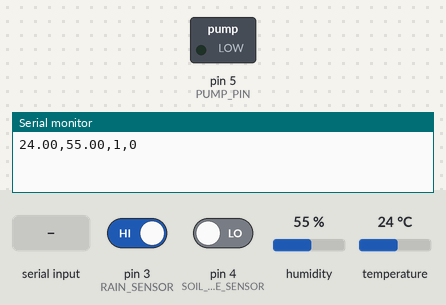
Bench run of a sketch on a simulated Arduino Uno, built with avr-gcc and run on an emulated ATmega328P. Shown: switched loads named in the sketch (green lamp = pin HIGH), the last lines printed to the serial monitor. The inputs (shaded band) are chosen by the test bench; at power-on: pin 3 (RAIN_SENSOR) HIGH, pin 4 (SOIL_MOISTURE_SENSOR) LOW, humidity 55 %, temperature 24 °C.

Above: at 1.2 s.
1.3 s: "1" received over Serial
At 2.8 s:
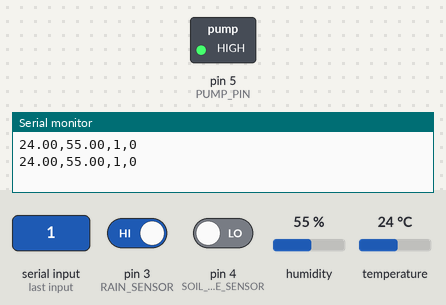
3.5 s: "0" received over Serial
At 5.2 s:
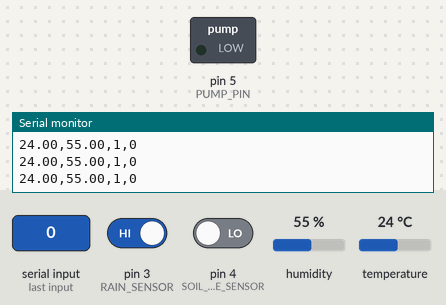
Timing chart, 0 to 6.7 s (numbered marks = the images above; inputs shaded):
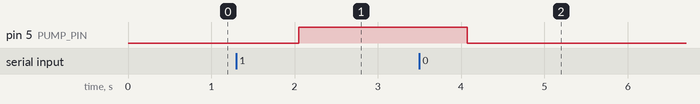

The sketch:

ARDUINO.ino
```cpp
#include <DHT.h>

#define DHTPIN 2
#define DHTTYPE DHT11
DHT dht(DHTPIN, DHTTYPE);

#define RAIN_SENSOR 3
#define SOIL_MOISTURE_SENSOR 4
#define PUMP_PIN 5  // Relay connected to pin 5

void setup() {
  Serial.begin(115200);
  dht.begin();
  pinMode(RAIN_SENSOR, INPUT);
  pinMode(SOIL_MOISTURE_SENSOR, INPUT);
  pinMode(PUMP_PIN, OUTPUT);
  digitalWrite(PUMP_PIN, LOW);  // Ensure pump is off initially
}

void loop() {
  float temperature = dht.readTemperature();
  float humidity = dht.readHumidity();
  int rain = digitalRead(RAIN_SENSOR);
  int soil = digitalRead(SOIL_MOISTURE_SENSOR);

  // Sending Data to ESP8266
  Serial.print(temperature); Serial.print(",");
  Serial.print(humidity); Serial.print(",");
  Serial.print(rain); Serial.print(",");
  Serial.print(soil);
  Serial.println();

  // Receive pump control command from ESP8266
  if (Serial.available()) {
    char command = Serial.read();
    if (command == '1') digitalWrite(PUMP_PIN, HIGH); // Turn ON pump
    else if (command == '0') digitalWrite(PUMP_PIN, LOW); // Turn OFF pump
  }

  delay(2000);
}
```

Measured:
- after the input at 1.3 s, pin 5 (PUMP_PIN): LOW → HIGH after 0.75 s
- after the input at 3.5 s, pin 5 (PUMP_PIN): HIGH → LOW after 0.57 s
